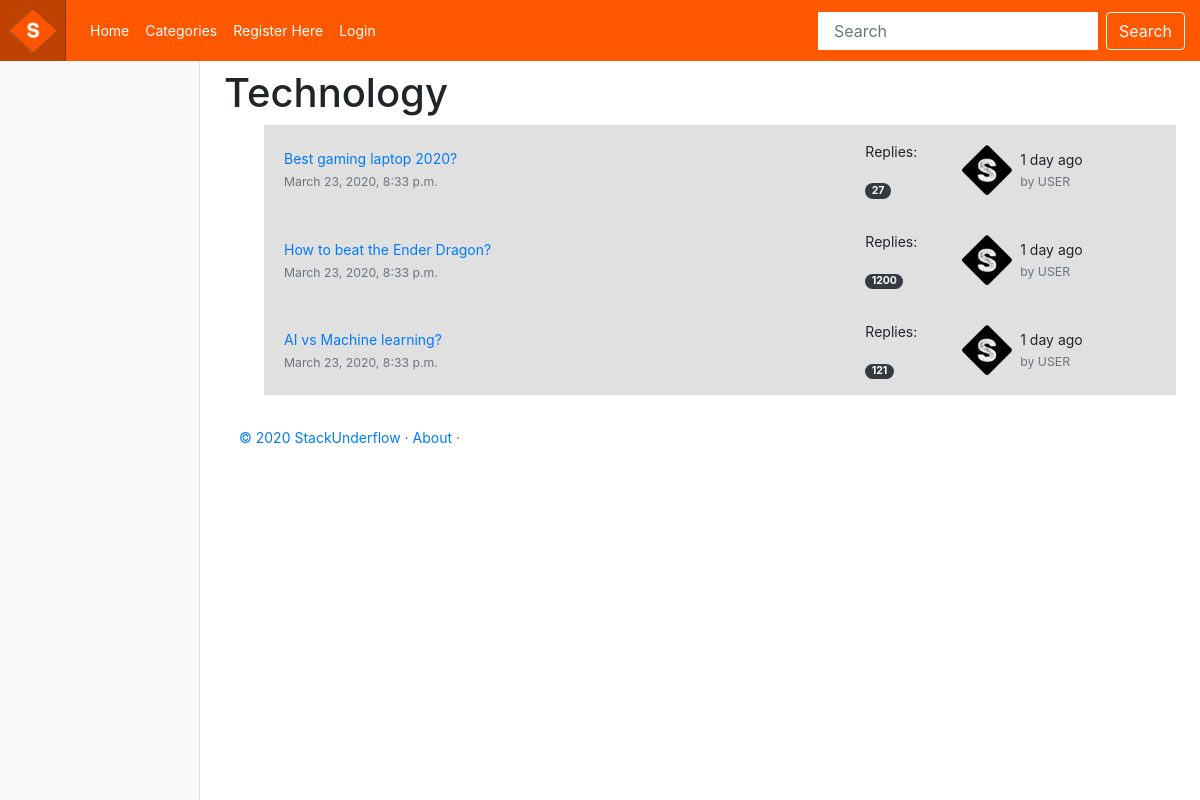
Screenshot of /stack_underflow/category/technology/ with the database file from the repository.
### stack_underflow/models.py (models this page shows, shortened)
class Category(models.Model):
    name = models.CharField(max_length=128, unique=True)
    threads = models.IntegerField(default=0)
    slug = models.SlugField(unique=True)
    class Meta:
        verbose_name_plural = 'Categories'

class Thread(models.Model):
    category = models.ForeignKey(Category, on_delete=models.CASCADE)
    question = models.CharField(max_length=128, unique=True)
    replies = models.IntegerField(default=0)
    created_at = models.DateTimeField(auto_now_add=True)
    slug = models.SlugField(unique=True)

### stack_underflow/views.py (the view)
# urls.py: path('category/<slug:category_name_slug>/', views.show_category, name='show_category'),
def show_category(request, category_name_slug):
    context_dict = {}
    try:
        category = Category.objects.get(slug=category_name_slug)
        threads = Thread.objects.filter(category=category)
        context_dict['threads'] = threads
        context_dict['category'] = category
    except Category.DoesNotExist:
        context_dict['category'] = None
        context_dict['threads'] = None
    return render(request, 'stack_underflow/category.html', context=context_dict)

### templates/stack_underflow/category.html (shortened to what this page needs)
<!DOCTYPE html>
{% extends 'stack_underflow/base.html' %}
{% load staticfiles %}
{% block body_block %}
    {% if category %}
    <h1>{{ category.name }}</h1>
    {% if threads %}
    <ul>
        {% for thread in threads %}
        <div class="card-body card-body-index py-3">
            <div class="row no-gutters align-items-center">
                <div class="col"> <a href="{% url 'stack_underflow:show_thread' thread.slug %}" class="text-big" data-abc="true">{{ thread.question }}</a>
                    <div class="text-muted small mt-1">{{ thread.created_at }}<a href="javascript:void(0)" class="text-muted" data-abc="true"></a></div>
                </div>
                <div class="d-none d-md-block col-4">
                    <div class="row no-gutters align-items-center">
                        <div class="col-4">
                            <p>  Replies:</p>
                            <span class="badge badge-dark badge-pill">{{ thread.replies }}</span>
                        </div>
                        <div class="media col-8 align-items-center"> <img src="{% static 'images/logo2.png' %}" alt="" class="d-block ui-w-30 rounded-circle" width="50" height="50">
                            <div class="media-body flex-truncate ml-2">
                                <div class="line-height-1 text-truncate">1 day ago</div> <a href="javascript:void(0)" class="text-muted small text-truncate" data-abc="true">by USER</a>
                            </div>
                        </div>
                    </div>
                </div>
            </div>
        </div>
        {% endfor %}
    </ul>
    {% else %}
    <strong>No pages currently in category.</strong>
    {% endif %}
    {% else %}
    The specified category does not exist.
    {% endif %}
{% endblock %}

### static/css/stack_underflow.css (style rules this page uses)
body { font-size: .875rem; }
.card-body { -ms-flex: 1 1 auto; flex: 1 1 auto; padding: 1.25rem; }
.card-body-index { background-color: #e0e0e0; }

### rows the page displays
Category: name "Technology"
Thread: question "Best gaming laptop 2020?", created_at "March 23, 2020, 8:33 p.m.", replies "27"
Thread: question "How to beat the Ender Dragon?", created_at "March 23, 2020, 8:33 p.m.", replies "1200"
Thread: question "AI vs Machine learning?", created_at "March 23, 2020, 8:33 p.m.", replies "121"
